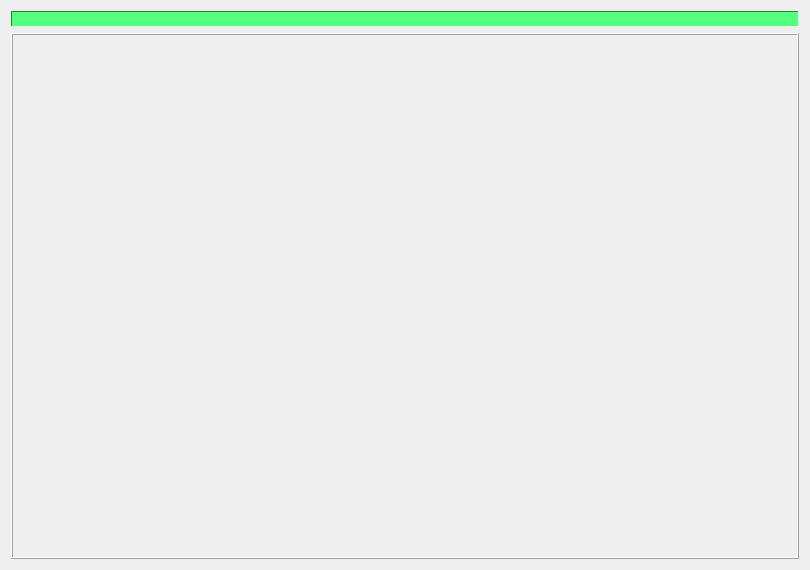
<?xml version="1.0" encoding="UTF-8"?>
<ui version="4.0">
 <class>SnakeDlg</class>
 <widget class="QDialog" name="SnakeDlg">
  <property name="geometry">
   <rect>
    <x>0</x>
    <y>0</y>
    <width>810</width>
    <height>570</height>
   </rect>
  </property>
  <property name="windowTitle">
   <string>贪吃蛇</string>
  </property>
  <layout class="QVBoxLayout" name="verticalLayout">
   <item>
    <widget class="QLabel" name="m_labScoreboard">
     <property name="sizePolicy">
      <sizepolicy hsizetype="Preferred" vsizetype="Maximum">
       <horstretch>0</horstretch>
       <verstretch>0</verstretch>
      </sizepolicy>
     </property>
     <property name="palette">
      <palette>
       <active>
        <colorrole role="WindowText">
         <brush brushstyle="SolidPattern">
          <color alpha="255">
           <red>0</red>
           <green>0</green>
           <blue>0</blue>
          </color>
         </brush>
        </colorrole>
        <colorrole role="Button">
         <brush brushstyle="SolidPattern">
          <color alpha="255">
           <red>85</red>
           <green>255</green>
           <blue>127</blue>
          </color>
         </brush>
        </colorrole>
        <colorrole role="Light">
         <brush brushstyle="SolidPattern">
          <color alpha="255">
           <red>213</red>
           <green>255</green>
           <blue>223</blue>
          </color>
         </brush>
        </colorrole>
        <colorrole role="Midlight">
         <brush brushstyle="SolidPattern">
          <color alpha="255">
           <red>149</red>
           <green>255</green>
           <blue>175</blue>
          </color>
         </brush>
        </colorrole>
        <colorrole role="Dark">
         <brush brushstyle="SolidPattern">
          <color alpha="255">
           <red>42</red>
           <green>127</green>
           <blue>63</blue>
          </color>
         </brush>
        </colorrole>
        <colorrole role="Mid">
         <brush brushstyle="SolidPattern">
          <color alpha="255">
           <red>56</red>
           <green>170</green>
           <blue>84</blue>
          </color>
         </brush>
        </colorrole>
        <colorrole role="Text">
         <brush brushstyle="SolidPattern">
          <color alpha="255">
           <red>0</red>
           <green>0</green>
           <blue>0</blue>
          </color>
         </brush>
        </colorrole>
        <colorrole role="BrightText">
         <brush brushstyle="SolidPattern">
          <color alpha="255">
           <red>255</red>
           <green>255</green>
           <blue>255</blue>
          </color>
         </brush>
        </colorrole>
        <colorrole role="ButtonText">
         <brush brushstyle="SolidPattern">
          <color alpha="255">
           <red>0</red>
           <green>0</green>
           <blue>0</blue>
          </color>
         </brush>
        </colorrole>
        <colorrole role="Base">
         <brush brushstyle="SolidPattern">
          <color alpha="255">
           <red>255</red>
           <green>255</green>
           <blue>255</blue>
          </color>
         </brush>
        </colorrole>
        <colorrole role="Window">
         <brush brushstyle="SolidPattern">
          <color alpha="255">
           <red>85</red>
           <green>255</green>
           <blue>127</blue>
          </color>
         </brush>
        </colorrole>
        <colorrole role="Shadow">
         <brush brushstyle="SolidPattern">
          <color alpha="255">
           <red>0</red>
           <green>0</green>
           <blue>0</blue>
          </color>
         </brush>
        </colorrole>
        <colorrole role="AlternateBase">
         <brush brushstyle="SolidPattern">
          <color alpha="255">
           <red>170</red>
           <green>255</green>
           <blue>191</blue>
          </color>
         </brush>
        </colorrole>
        <colorrole role="ToolTipBase">
         <brush brushstyle="SolidPattern">
          <color alpha="255">
           <red>255</red>
           <green>255</green>
           <blue>220</blue>
          </color>
         </brush>
        </colorrole>
        <colorrole role="ToolTipText">
         <brush brushstyle="SolidPattern">
          <color alpha="255">
           <red>0</red>
           <green>0</green>
           <blue>0</blue>
          </color>
         </brush>
        </colorrole>
       </active>
       <inactive>
        <colorrole role="WindowText">
         <brush brushstyle="SolidPattern">
          <color alpha="255">
           <red>0</red>
           <green>0</green>
           <blue>0</blue>
          </color>
         </brush>
        </colorrole>
        <colorrole role="Button">
         <brush brushstyle="SolidPattern">
          <color alpha="255">
           <red>85</red>
           <green>255</green>
           <blue>127</blue>
          </color>
         </brush>
        </colorrole>
        <colorrole role="Light">
         <brush brushstyle="SolidPattern">
          <color alpha="255">
           <red>213</red>
           <green>255</green>
           <blue>223</blue>
          </color>
         </brush>
        </colorrole>
        <colorrole role="Midlight">
         <brush brushstyle="SolidPattern">
          <color alpha="255">
           <red>149</red>
           <green>255</green>
           <blue>175</blue>
          </color>
         </brush>
        </colorrole>
        <colorrole role="Dark">
         <brush brushstyle="SolidPattern">
          <color alpha="255">
           <red>42</red>
           <green>127</green>
           <blue>63</blue>
          </color>
         </brush>
        </colorrole>
        <colorrole role="Mid">
         <brush brushstyle="SolidPattern">
          <color alpha="255">
           <red>56</red>
           <green>170</green>
           <blue>84</blue>
          </color>
         </brush>
        </colorrole>
        <colorrole role="Text">
         <brush brushstyle="SolidPattern">
          <color alpha="255">
           <red>0</red>
           <green>0</green>
           <blue>0</blue>
          </color>
         </brush>
        </colorrole>
        <colorrole role="BrightText">
         <brush brushstyle="SolidPattern">
          <color alpha="255">
           <red>255</red>
           <green>255</green>
           <blue>255</blue>
          </color>
         </brush>
        </colorrole>
        <colorrole role="ButtonText">
         <brush brushstyle="SolidPattern">
          <color alpha="255">
           <red>0</red>
           <green>0</green>
           <blue>0</blue>
          </color>
         </brush>
        </colorrole>
        <colorrole role="Base">
         <brush brushstyle="SolidPattern">
          <color alpha="255">
           <red>255</red>
           <green>255</green>
           <blue>255</blue>
          </color>
         </brush>
        </colorrole>
        <colorrole role="Window">
         <brush brushstyle="SolidPattern">
          <color alpha="255">
           <red>85</red>
           <green>255</green>
           <blue>127</blue>
          </color>
         </brush>
        </colorrole>
        <colorrole role="Shadow">
         <brush brushstyle="SolidPattern">
          <color alpha="255">
           <red>0</red>
           <green>0</green>
           <blue>0</blue>
          </color>
         </brush>
        </colorrole>
        <colorrole role="AlternateBase">
         <brush brushstyle="SolidPattern">
          <color alpha="255">
           <red>170</red>
           <green>255</green>
           <blue>191</blue>
          </color>
         </brush>
        </colorrole>
        <colorrole role="ToolTipBase">
         <brush brushstyle="SolidPattern">
          <color alpha="255">
           <red>255</red>
           <green>255</green>
           <blue>220</blue>
          </color>
         </brush>
        </colorrole>
        <colorrole role="ToolTipText">
         <brush brushstyle="SolidPattern">
          <color alpha="255">
           <red>0</red>
           <green>0</green>
           <blue>0</blue>
          </color>
         </brush>
        </colorrole>
       </inactive>
       <disabled>
        <colorrole role="WindowText">
         <brush brushstyle="SolidPattern">
          <color alpha="255">
           <red>42</red>
           <green>127</green>
           <blue>63</blue>
          </color>
         </brush>
        </colorrole>
        <colorrole role="Button">
         <brush brushstyle="SolidPattern">
          <color alpha="255">
           <red>85</red>
           <green>255</green>
           <blue>127</blue>
          </color>
         </brush>
        </colorrole>
        <colorrole role="Light">
         <brush brushstyle="SolidPattern">
          <color alpha="255">
           <red>213</red>
           <green>255</green>
           <blue>223</blue>
          </color>
         </brush>
        </colorrole>
        <colorrole role="Midlight">
         <brush brushstyle="SolidPattern">
          <color alpha="255">
           <red>149</red>
           <green>255</green>
           <blue>175</blue>
          </color>
         </brush>
        </colorrole>
        <colorrole role="Dark">
         <brush brushstyle="SolidPattern">
          <color alpha="255">
           <red>42</red>
           <green>127</green>
           <blue>63</blue>
          </color>
         </brush>
        </colorrole>
        <colorrole role="Mid">
         <brush brushstyle="SolidPattern">
          <color alpha="255">
           <red>56</red>
           <green>170</green>
           <blue>84</blue>
          </color>
         </brush>
        </colorrole>
        <colorrole role="Text">
         <brush brushstyle="SolidPattern">
          <color alpha="255">
           <red>42</red>
           <green>127</green>
           <blue>63</blue>
          </color>
         </brush>
        </colorrole>
        <colorrole role="BrightText">
         <brush brushstyle="SolidPattern">
          <color alpha="255">
           <red>255</red>
           <green>255</green>
           <blue>255</blue>
          </color>
         </brush>
        </colorrole>
        <colorrole role="ButtonText">
         <brush brushstyle="SolidPattern">
          <color alpha="255">
           <red>42</red>
           <green>127</green>
           <blue>63</blue>
          </color>
         </brush>
        </colorrole>
        <colorrole role="Base">
         <brush brushstyle="SolidPattern">
          <color alpha="255">
           <red>85</red>
           <green>255</green>
           <blue>127</blue>
          </color>
         </brush>
        </colorrole>
        <colorrole role="Window">
         <brush brushstyle="SolidPattern">
          <color alpha="255">
           <red>85</red>
           <green>255</green>
           <blue>127</blue>
          </color>
         </brush>
        </colorrole>
        <colorrole role="Shadow">
         <brush brushstyle="SolidPattern">
          <color alpha="255">
           <red>0</red>
           <green>0</green>
           <blue>0</blue>
          </color>
         </brush>
        </colorrole>
        <colorrole role="AlternateBase">
         <brush brushstyle="SolidPattern">
          <color alpha="255">
           <red>85</red>
           <green>255</green>
           <blue>127</blue>
          </color>
         </brush>
        </colorrole>
        <colorrole role="ToolTipBase">
         <brush brushstyle="SolidPattern">
          <color alpha="255">
           <red>255</red>
           <green>255</green>
           <blue>220</blue>
          </color>
         </brush>
        </colorrole>
        <colorrole role="ToolTipText">
         <brush brushstyle="SolidPattern">
          <color alpha="255">
           <red>0</red>
           <green>0</green>
           <blue>0</blue>
          </color>
         </brush>
        </colorrole>
       </disabled>
      </palette>
     </property>
     <property name="autoFillBackground">
      <bool>true</bool>
     </property>
     <property name="frameShape">
      <enum>QFrame::Panel</enum>
     </property>
     <property name="frameShadow">
      <enum>QFrame::Sunken</enum>
     </property>
     <property name="text">
      <string/>
     </property>
     <property name="alignment">
      <set>Qt::AlignCenter</set>
     </property>
    </widget>
   </item>
   <item>
    <widget class="QFrame" name="m_frmAction">
     <property name="sizePolicy">
      <sizepolicy hsizetype="Expanding" vsizetype="Preferred">
       <horstretch>0</horstretch>
       <verstretch>0</verstretch>
      </sizepolicy>
     </property>
     <property name="frameShape">
      <enum>QFrame::Box</enum>
     </property>
     <property name="frameShadow">
      <enum>QFrame::Raised</enum>
     </property>
    </widget>
   </item>
  </layout>
 </widget>
 <layoutdefault spacing="6" margin="11"/>
 <resources/>
 <connections/>
</ui>
